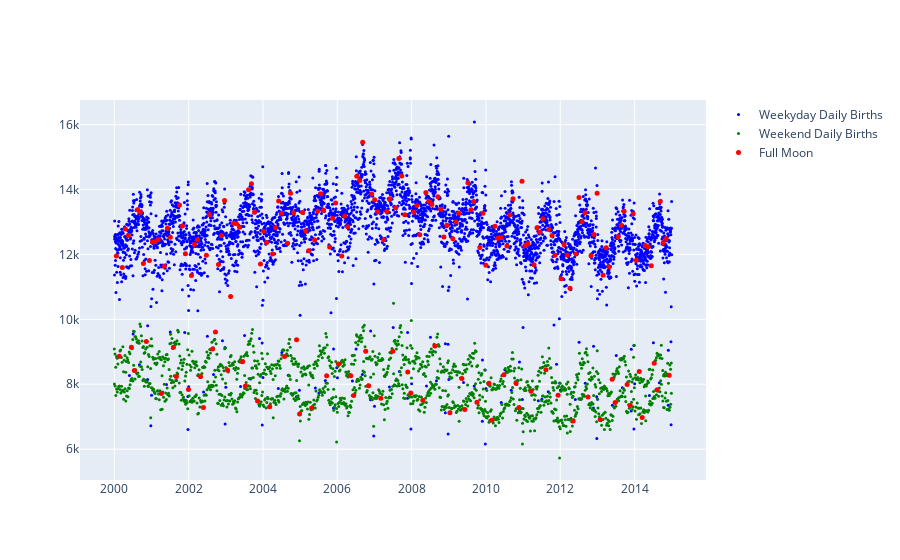

Notebook code for this chart:
### Markdown cell above
There's an odd split of data. Let's see if the lower group is made up of births over weekends

### Code cell
fig = go.Figure()

fig.add_scatter(
    x=births[births['day_of_week'].isin(range(1, 6))]['date_of_birth'], 
    y=births[births['day_of_week'].isin(range(1, 6))]['birth_count'], 
    mode='markers', 
    name='Weekyday Daily Births', 
    marker=dict(color='blue', size=3)
)

fig.add_scatter(
    x=births[births['day_of_week'].isin(range(6, 8))]['date_of_birth'], 
    y=births[births['day_of_week'].isin(range(6, 8))]['birth_count'], 
    mode='markers', 
    name='Weekend Daily Births', 
    marker=dict(color='green', size=3)
)

# Add full moon markers
fig.add_scatter(x=births[births['full_moon']]['date_of_birth'], 
                y=births[births['full_moon']]['birth_count'], 
                mode='markers', name='Full Moon', marker=dict(color='red', size=5))

# Show the plot
fig.show()

### Figure 1 — Plotly figure (JSON) as saved in the notebook; plotly's stock layout.template omitted (floating-point values rounded to 4 significant figures; data arrays with more than 128 entries replaced by an {"elided": "..."} marker saying what was removed)
{"data": [{"marker": {"color": "blue", "size": 3}, "mode": "markers", "name": "Weekyday Daily Births", "type": "scatter", "x": {"elided": "3913 str values"}, "y": {"elided": "3913 int values"}}, {"marker": {"color": "green", "size": 3}, "mode": "markers", "name": "Weekend Daily Births", "type": "scatter", "x": {"elided": "1566 str values"}, "y": {"elided": "1566 int values"}}, {"marker": {"color": "red", "size": 5}, "mode": "markers", "name": "Full Moon", "type": "scatter", "x": {"elided": "185 str values"}, "y": {"elided": "185 int values"}}], "layout": {"autosize": true, "xaxis": {"autorange": true, "range": ["1999-02-05 11:21:51.2583", "2015-11-25 12:38:08.7417"], "type": "date"}, "yaxis": {"autorange": true, "range": [4932.0, 16880.0], "type": "linear"}}}
